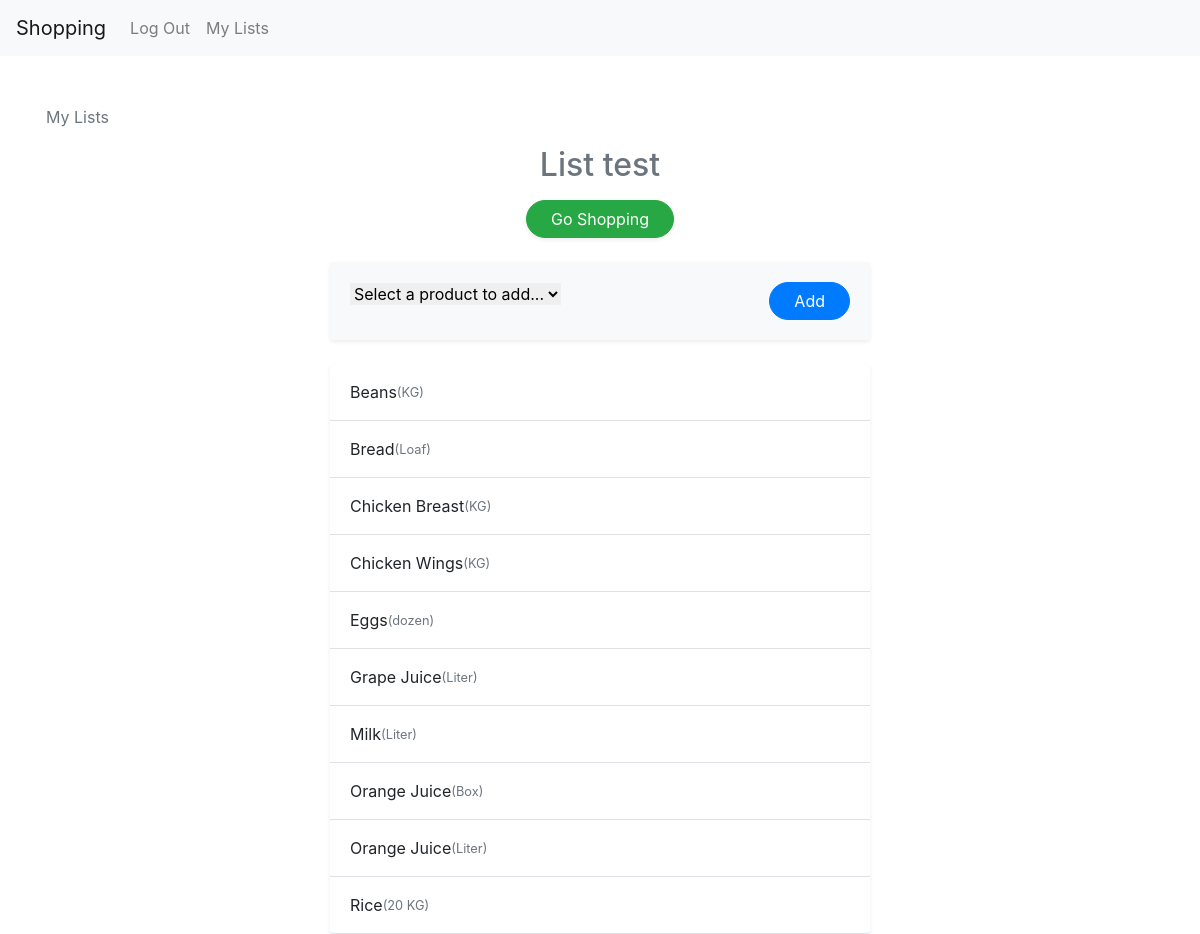
Screenshot of /list/1/ (signed in) with the database file from the repository.
### listsapp/models.py (models this page shows, shortened)
class List(models.Model):
    user = models.ForeignKey("User",on_delete=models.CASCADE, related_name="lists")
    name = models.CharField(max_length=100)
    products = models.ManyToManyField(Product, blank=True)

class Product(models.Model):
    name = models.CharField(max_length=100)
    picture = models.URLField(blank=True, null=True)
    unity = models.CharField(max_length=50)

### listsapp/views.py (the view, shortened to what this page needs)
# urls.py: path("list/<int:list_id>/", views.listpage, name="listpage"),
@login_required
def listpage(request, list_id):
    list_obj = get_object_or_404(List, id=list_id, user=request.user)
    products_in_list = list_obj.products.all().order_by("name")
    all_products = Product.objects.exclude(id__in=products_in_list).order_by("name")
    return render(request, "listsapp/listpage.html", {
        "list": list_obj,
        "products": products_in_list,
        "all_products": all_products,
    })

### listsapp/templates/listsapp/listpage.html (shortened to what this page needs)
{% extends "listsapp/layout.html" %}
{% block body %}
<div class="container mt-5">
    <a href="{% url 'userpage' %}" class="btn btn-link text-decoration-none text-muted p-0 mb-3">
         My Lists
    </a>
    <div class="row justify-content-center">
        <div class="col-md-8 col-lg-6">
            <div class="text-center mb-4">
                <h2 class="display-6 fw-bold text-secondary">{{ list.name }}</h2>
                <a href="{% url 'prices' list.id %}" class="btn btn-success rounded-pill px-4 shadow-sm mt-2">
                     Go Shopping
                </a>
            </div>
            <div class="card border-0 shadow-sm mb-4 bg-light">
                <div class="card-body">
                    <form id="add-product-to-list-form" method="POST" class="row g-2">
                        <div class="col">
                            <select name="product_id" id="product-select" class="form-select border-0 shadow-none" required>
                                <option value="">Select a product to add...</option>
                            </select>
                        </div>
                        <div class="col-auto">
                            <button type="submit" class="btn btn-primary rounded-pill px-4">Add</button>
                        </div>
                    </form>
                </div>
            </div>
            <div class="card shadow-sm border-0">
                <div class="list-group list-group-flush" id="product-list">
                {% for product in products %}
                    <div class="list-group-item d-flex align-items-center py-3 border-bottom">
                        <span class="fw-bold">{{ product.name }}</span>
                        <span class="text-muted ms-2 small">({{ product.unity }})</span>
                    </div>
                {% empty %}
                    <div id="empty-msg" class="p-4 text-center text-muted">
                        No products in this list yet.
                    </div>
                {% endfor %}
                </div>
            </div>
        </div>
    </div>
</div>
{% endblock %}

### rows the page displays
List: name "List test"
Product: name "Beans", unity "KG"
Product: name "Bread", unity "Loaf"
Product: name "Chicken Breast", unity "KG"
Product: name "Chicken Wings", unity "KG"
Product: name "Eggs", unity "dozen"
Product: name "Grape Juice", unity "Liter"
Product: name "Milk", unity "Liter"
Product: name "Orange Juice", unity "Box"
Product: name "Orange Juice", unity "Liter"
Product: name "Rice", unity "20 KG"
